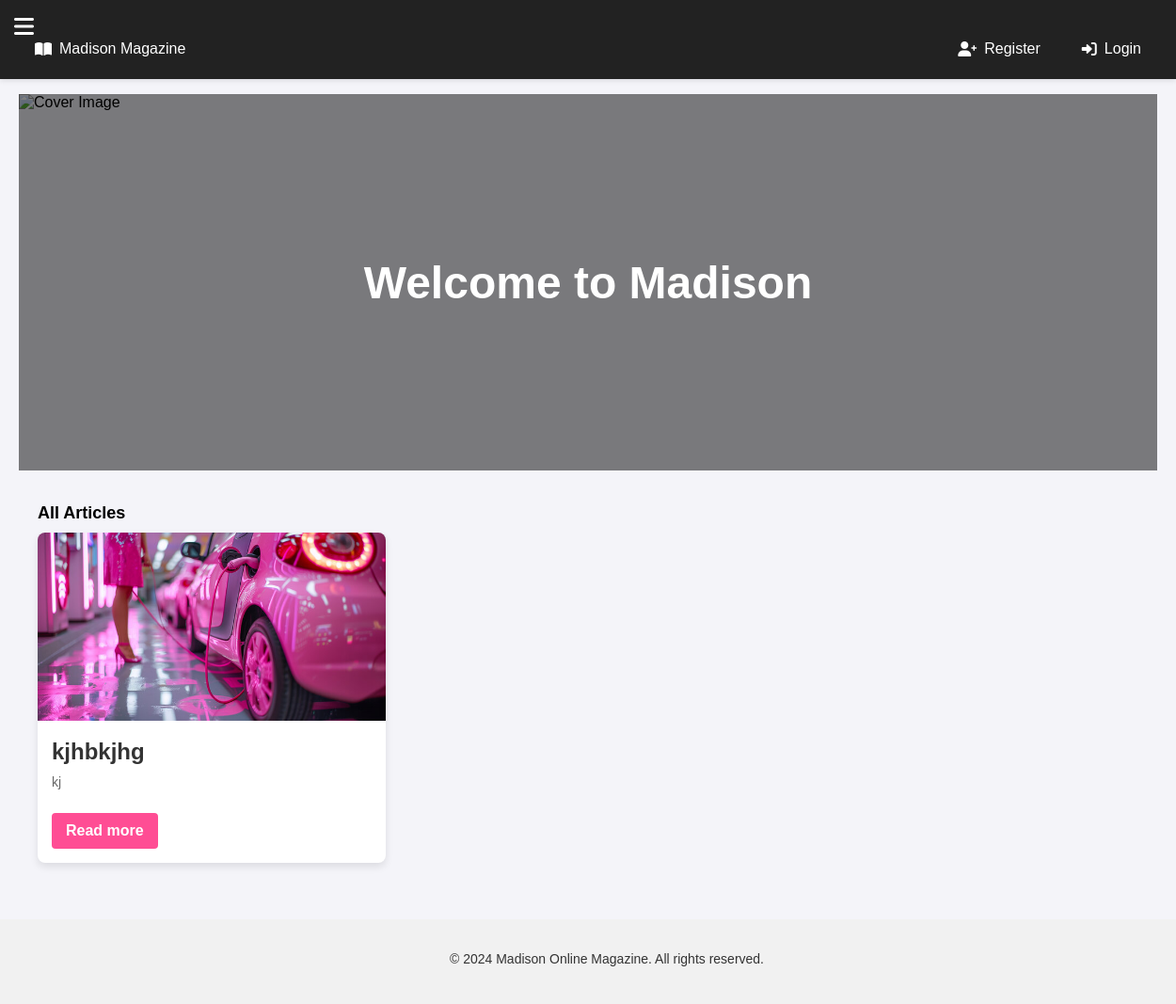
The page / on the database its author committed.
### myapp/models.py (models this page shows, shortened)
class Articles(models.Model):
    title = models.CharField(max_length=255)
    description = models.TextField()
    content = models.TextField()
    author = models.ForeignKey(User, on_delete=models.CASCADE)
    category = models.ForeignKey(Category, on_delete=models.SET_NULL, null=True, blank=True)  # Ensure category exists
    status = models.CharField(max_length=20, choices=[('draft', 'Draft'), ('published', 'Published')], default='draft')  # Add status field
    image = models.ImageField(upload_to='articles/', null=True, blank=True)  # Add image field
    created_at = models.DateTimeField(auto_now_add=True)

### myapp/views.py (the view)
# urls.py: path('', home_view, name='home'),
def home_view(request):
    articles = Articles.objects.filter(status='published')
    return render(request, 'home.html', {'articles': articles})

### myapp/templates/home.html (shortened to what this page needs)
{% block content %}
{% load static %}
{% load notification_tags %}
<!DOCTYPE html>
<html lang="en">
<head>
    <link rel="stylesheet" href="https://cdnjs.cloudflare.com/ajax/libs/font-awesome/6.0.0/css/all.min.css">
    <link rel="stylesheet" type="text/css" href="{% static 'css/style.css' %}">
</head>
<body>
<nav class="main-nav">
    <div class="nav-container">
        <div class="nav-left">
            <a href="{% url 'home' %}" class="nav-link">
                <i class="fas fa-book-open"></i>
                Madison Magazine
            </a>
        </div>
        <div class="nav-right">
            {% if user.is_authenticated %}
                <div class="notification-container">
                    <div class="notification-icon" id="notificationIcon">
                        <i class="fas fa-bell"></i>
                        <span class="notification-badge" id="notificationBadge"></span>
                    </div>
                    <div class="notification-dropdown" id="notificationDropdown">
                        <div class="notification-header">
                            <h3>Notifications</h3>
                            <button class="mark-all-read">Mark all as read</button>
                        </div>
                        <div class="notification-list" id="notificationList">
                        </div>
                    </div>
                </div>
                <a href="{% url 'home' %}" class="nav-link">
                    <i class="fas fa-home"></i> Home
                </a>
                <a href="{% url 'profile' %}" class="nav-link">
                    <i class="fas fa-user"></i> Profile
                </a>
                <a href="{% url 'recommendations' %}" class="nav-link">
                    <i class="fas fa-star"></i> For You
                </a>
                <a href="{% url 'logout' %}" class="nav-link">
                    <i class="fas fa-sign-out-alt"></i> Logout
                </a>
            {% else %}
                <a href="{% url 'register' %}" class="nav-link">
                    <i class="fas fa-user-plus"></i> Register
                </a>
                <a href="{% url 'login' %}" class="nav-link">
                    <i class="fas fa-sign-in-alt"></i> Login
                </a>
            {% endif %}
        </div>
    </div>
</nav>
<div class="hamburger" onclick="toggleSidebar()">
    <i class="fas fa-bars"></i>
</div>
<div id="mainContent" class="main-content">
    <main>
        <div class="image-container">
            <img src="{% static 'images/img1.jpg' %}" alt="Cover Image" class="cover-image">
            <div class="overlay">
                <h1>Welcome to Madison</h1>
            </div>
        </div>
        <div class="container">
            <h2>All Articles</h2>
            <div class="article-list">
                {% for article in articles %}
                    <div class="article-card">
                        <img src="{{ article.image.url }}" alt="{{ article.title }}" class="article-image">
                        <div class="article-info">
                            <h3>{{ article.title }}</h3>
                            <p>{{ article.description|truncatewords:20 }}</p>
                            <a href="{% url 'article_detail' article.id %}" class="read-more">Read more</a>
                        </div>
                    </div>
                {% empty %}
                    <p>No articles available at this time.</p>
                {% endfor %}
            </div>
        </div>
    </main>
    <footer>
        <p>&copy; 2024 Madison Online Magazine. All rights reserved.</p>
    </footer>
</div>
</body>
</html>
{% endblock %}

### myapp/static/css/style.css (style rules this page uses)
body { font-family: Arial, sans-serif; background-color: #f4f4f4; display: flex; flex-direction: column; min-height: 100vh; margin: 0; }
main { flex: 1; padding: 20px; }
footer { width: 100%; background-color: #f1f1f1; padding: 20px; text-align: center; font-size: 14px; color: #333; }
.image-container { position: relative; height: 300px; overflow: hidden; }
.image-container img { width: 100%; height: 100%; object-fit: cover; position: absolute; top: 0; left: 0; }
.overlay { position: absolute; top: 0; left: 0; width: 100%; height: 100%; display: flex; justify-content: center; align-items: center; background: rgba(0, 0, 0, 0.5); }
.container { max-width: 1200px; margin: 0 auto; padding: 20px; }
.read-more { display: inline-block; margin-top: 10px; color: #007BFF; text-decoration: none; font-weight: bold; }
h1 { font-size: 24px; margin-bottom: 10px; }
h2 { font-size: 18px; margin-bottom: 10px; }
p { font-size: 14px; margin-bottom: 20px; }
a { display: block; margin-top: 20px; color: #007bff; text-decoration: none; }
.nav-right { display: flex; align-items: center; gap: 20px; }

### myapp/templates/home.html (style rules this page uses)
body { font-family: Arial, sans-serif; margin: 0; padding: 0; background-color: #f4f4f9; }
.container { padding: 20px; }
.hamburger { position: absolute; top: 15px; left: 15px; font-size: 24px; cursor: pointer; color: white; z-index: 1001; }
.image-container { position: relative; width: 100%; height: 400px; }
.cover-image { width: 100%; height: 100%; object-fit: cover; }
.overlay { position: absolute; top: 0; left: 0; width: 100%; height: 100%; background: rgba(0, 0, 0, 0.5); display: flex; align-items: center; justify-content: center; }
.overlay h1 { color: white; font-size: 48px; margin: 0; text-align: center; font-weight: bold; }
.main-content { margin-top: 60px; }
.article-list { display: flex; flex-wrap: wrap; gap: 20px; }
.article-card { background-color: #fff; border-radius: 8px; box-shadow: 0 4px 8px rgba(0, 0, 0, 0.1); overflow: hidden; width: calc(33.333% - 20px); margin-bottom: 20px; transition: transform 0.3s; }
.article-image { width: 100%; height: 200px; object-fit: cover; }
.article-info { padding: 15px; }
.article-info h3 { margin: 0 0 10px; font-size: 1.5em; color: #333; }
.article-info p { margin: 0 0 15px; color: #666; }
.read-more { display: inline-block; padding: 10px 15px; background-color: #ff4d94; color: white; text-decoration: none; border-radius: 4px; transition: background-color 0.3s; }
.main-nav { background-color: #222; padding: 15px 0; position: fixed; width: 100%; top: 0; z-index: 1001; box-shadow: 0 2px 5px rgba(0,0,0,0.1); }
.nav-container { display: flex; justify-content: space-between; align-items: center; max-width: 1200px; margin: 0 auto; padding: 0 20px; }
.nav-left { display: flex; align-items: center; gap: 20px; }
.nav-right { display: flex; align-items: center; gap: 20px; }
.nav-link { color: white; text-decoration: none; display: flex; align-items: center; gap: 8px; padding: 8px 12px; border-radius: 4px; transition: background-color 0.3s; }
.nav-link i { font-size: 16px; }
.main-content { margin-top: 80px; }

### rows shown on the page
Articles: image (picture), title "kjhbkjhg", description "kj"
